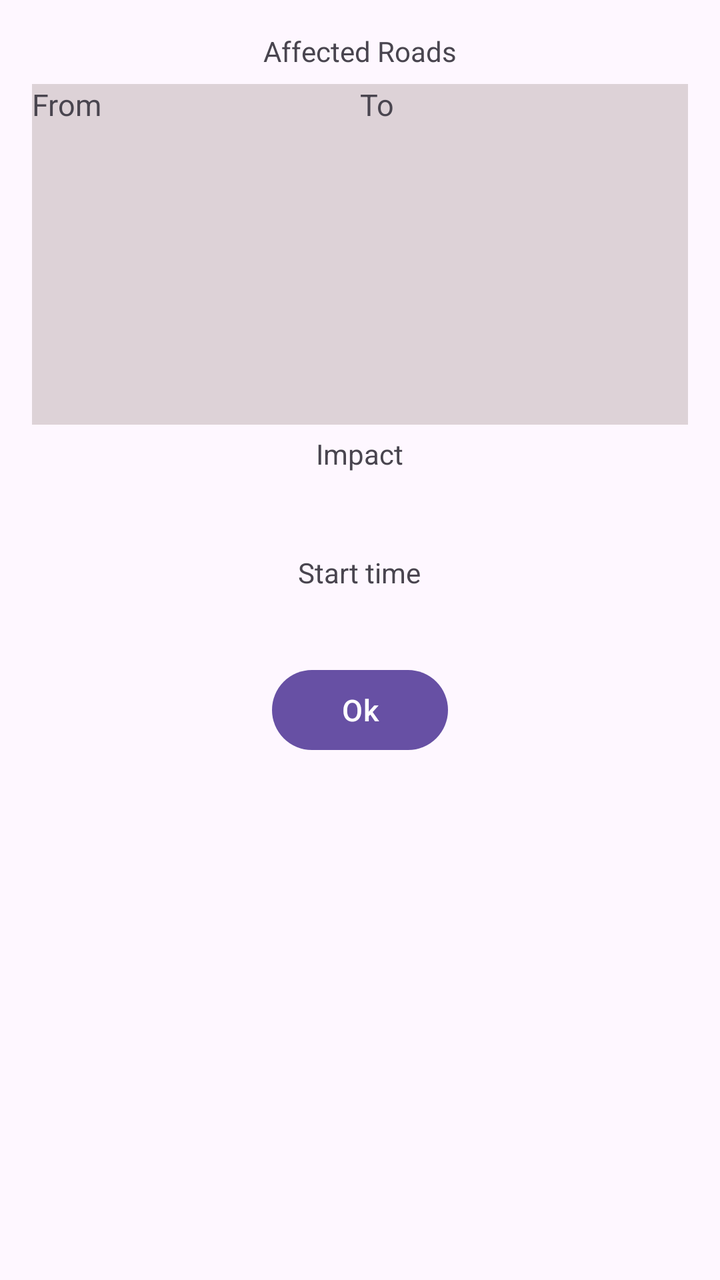
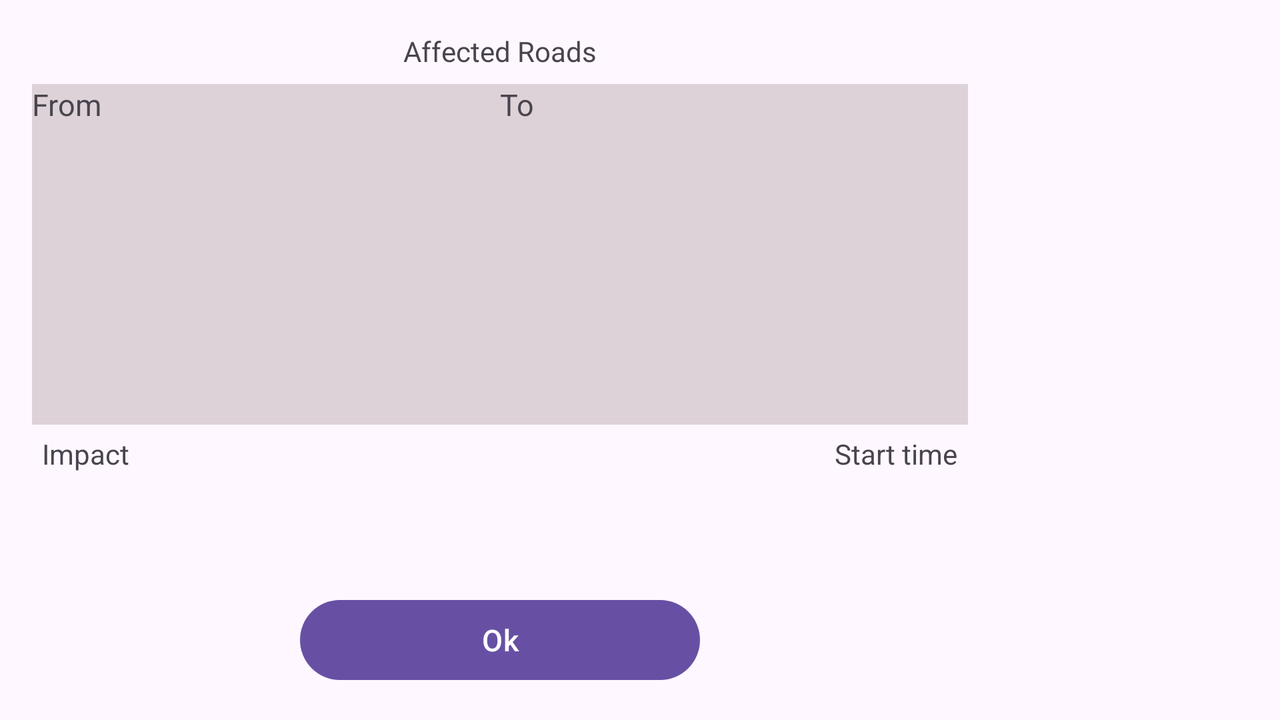

First picture: res/layout/ on a phone held upright. Second picture: the repository's own variant of that layout, on a device whose configuration matches the variant's folder. Source for both follows.
<!-- AndroidManifest.xml: application theme Theme.MCARDLE_DANIEL_s2375827 -->
<!-- res/layout/dialog_info.xml -->
<RelativeLayout
    xmlns:android="http://schemas.android.com/apk/res/android"
    xmlns:app="http://schemas.android.com/apk/res-auto"
    xmlns:tools="http://schemas.android.com/tools"
    android:layout_width="match_parent"
    android:layout_height="match_parent"
    tools:context=".MainActivity"
    android:padding="16dp">

    <TextView
        android:id="@+id/label"
        android:layout_width="299dp"
        android:layout_height="18dp"
        android:text="Affected Roads"
        android:layout_centerHorizontal="true"
        android:textAlignment="center" />
    <LinearLayout
        android:id="@+id/locationRow"
        android:orientation="horizontal"
        android:layout_width="match_parent"
        android:layout_height="wrap_content"
        android:layout_below="@id/label"
        android:layout_marginTop="8dp"
        android:background="#5988">

        <LinearLayout
            android:orientation="vertical"
            android:layout_width="0dp"
            android:layout_weight="1"
            android:layout_height="wrap_content">

            <TextView
                android:id="@+id/fromLabel"
                android:layout_width="wrap_content"
                android:layout_height="wrap_content"
                android:labelFor="@id/fromLocationView"
                android:text="From"
                android:textSize="15sp" />

            <ListView
                android:id="@+id/fromLocationView"
                android:layout_width="match_parent"
                android:layout_height="150dp"
                android:padding="5dp"
                android:dividerHeight="3dp"/>
        </LinearLayout>

        <LinearLayout
            android:orientation="vertical"
            android:layout_width="0dp"
            android:layout_weight="1"
            android:layout_height="wrap_content">

            <TextView
                android:id="@+id/toLabel"
                android:layout_width="wrap_content"
                android:layout_height="wrap_content"
                android:labelFor="@id/toLocationView"
                android:text="To"
                android:textSize="15sp" />

            <ListView
                android:id="@+id/toLocationView"
                android:layout_width="match_parent"
                android:layout_height="150dp"
                android:padding="5dp"
                android:dividerHeight="3dp"/>
        </LinearLayout>
    </LinearLayout>

    <TextView
        android:id="@+id/impactLabel"
        android:layout_width="wrap_content"
        android:layout_height="wrap_content"
        android:padding="5dp"
        android:labelFor="@+id/impactView"
        android:text="Impact"
        android:layout_below="@+id/locationRow"
        android:layout_centerHorizontal="true"
        />
    <TextView
        android:id="@+id/impactView"
        android:layout_width="wrap_content"
        android:layout_height="wrap_content"
        android:padding="5dp"
        android:textSize="15sp"
        android:layout_below="@+id/impactLabel"
        android:layout_centerHorizontal="true"
        />
    <TextView
        android:id="@+id/timeLabel"
        android:layout_width="wrap_content"
        android:layout_height="wrap_content"
        android:padding="5dp"
        android:labelFor="@+id/timeView"
        android:text="Start time"
        android:layout_below="@+id/impactView"
        android:layout_centerHorizontal="true"
        />
    <TextView
        android:id="@+id/timeView"
        android:layout_width="wrap_content"
        android:layout_height="wrap_content"
        android:padding="5dp"
        android:textSize="15sp"
        android:layout_below="@+id/timeLabel"
        android:layout_centerHorizontal="true"
        />
        <Button
            android:id="@+id/dialogButtonOK"
            android:text=" Ok "
            android:layout_width="wrap_content"
            android:layout_height="wrap_content"
            android:layout_below="@+id/timeView"
            android:layout_centerHorizontal="true"
            android:textSize="15sp"
            />
    </RelativeLayout>
<!-- resources referenced by this layout -->
<resources>
  <style name="Theme.MCARDLE_DANIEL_s2375827" parent="Base.Theme.MCARDLE_DANIEL_s2375827" />
  <style name="Base.Theme.MCARDLE_DANIEL_s2375827" parent="Theme.Material3.DayNight.NoActionBar">
          
          
      </style>
</resources>
<!-- res/layout-land/dialog_info.xml (the repository's variant of the layout above) -->
<!-- drawn on the phone turned sideways -->
<RelativeLayout
    xmlns:android="http://schemas.android.com/apk/res/android"
    xmlns:app="http://schemas.android.com/apk/res-auto"
    xmlns:tools="http://schemas.android.com/tools"
    android:layout_width="500dp"
    android:layout_height="match_parent"
    tools:context=".MainActivity"
    android:padding="16dp">

    <TextView
        android:id="@+id/label"
        android:layout_width="299dp"
        android:layout_height="18dp"
        android:text="Affected Roads"
        android:layout_centerHorizontal="true"
        android:textAlignment="center" />
    <LinearLayout
        android:id="@+id/locationRow"
        android:orientation="horizontal"
        android:layout_width="match_parent"
        android:layout_height="wrap_content"
        android:layout_below="@id/label"
        android:layout_marginTop="8dp"
        android:background="#5988">

        <LinearLayout
            android:orientation="vertical"
            android:layout_width="0dp"
            android:layout_weight="1"
            android:layout_height="wrap_content">

            <TextView
                android:id="@+id/fromLabel"
                android:layout_width="wrap_content"
                android:layout_height="wrap_content"
                android:labelFor="@id/fromLocationView"
                android:text="From"
                android:textSize="15sp" />

            <ListView
                android:id="@+id/fromLocationView"
                android:layout_width="match_parent"
                android:layout_height="150dp"
                android:padding="5dp"
                android:dividerHeight="3dp"/>
        </LinearLayout>

        <LinearLayout
            android:orientation="vertical"
            android:layout_width="0dp"
            android:layout_weight="1"
            android:layout_height="wrap_content">

            <TextView
                android:id="@+id/toLabel"
                android:layout_width="wrap_content"
                android:layout_height="wrap_content"
                android:labelFor="@id/toLocationView"
                android:text="To"
                android:textSize="15sp" />

            <ListView
                android:id="@+id/toLocationView"
                android:layout_width="match_parent"
                android:layout_height="150dp"
                android:padding="5dp"
                android:dividerHeight="3dp"/>
        </LinearLayout>
    </LinearLayout>

    <TextView
        android:id="@+id/impactLabel"
        android:layout_width="wrap_content"
        android:layout_height="wrap_content"
        android:padding="5dp"
        android:labelFor="@+id/impactView"
        android:text="Impact"
        android:layout_below="@+id/locationRow"
        android:layout_alignParentStart="true"
        />
    <TextView
        android:id="@+id/impactView"
        android:layout_width="wrap_content"
        android:layout_height="wrap_content"
        android:padding="5dp"
        android:textSize="15sp"
        android:layout_below="@+id/impactLabel"
        android:layout_alignParentStart="true"
        />
    <TextView
        android:id="@+id/timeLabel"
        android:layout_width="wrap_content"
        android:layout_height="wrap_content"
        android:padding="5dp"
        android:labelFor="@+id/timeView"
        android:text="Start time"
        android:layout_below="@+id/locationRow"
        android:layout_alignParentEnd="true"
        />
    <TextView
        android:id="@+id/timeView"
        android:layout_width="wrap_content"
        android:layout_height="wrap_content"
        android:padding="5dp"
        android:textSize="15sp"
        android:layout_below="@+id/timeLabel"
        android:layout_alignParentEnd="true"
        />
        <Button
            android:id="@+id/dialogButtonOK"
            android:text=" Ok "
            android:layout_width="200dp"
            android:layout_height="wrap_content"
            android:layout_centerHorizontal="true"
            android:layout_alignParentBottom="true"
            android:textSize="15sp"
            />
    </RelativeLayout>
